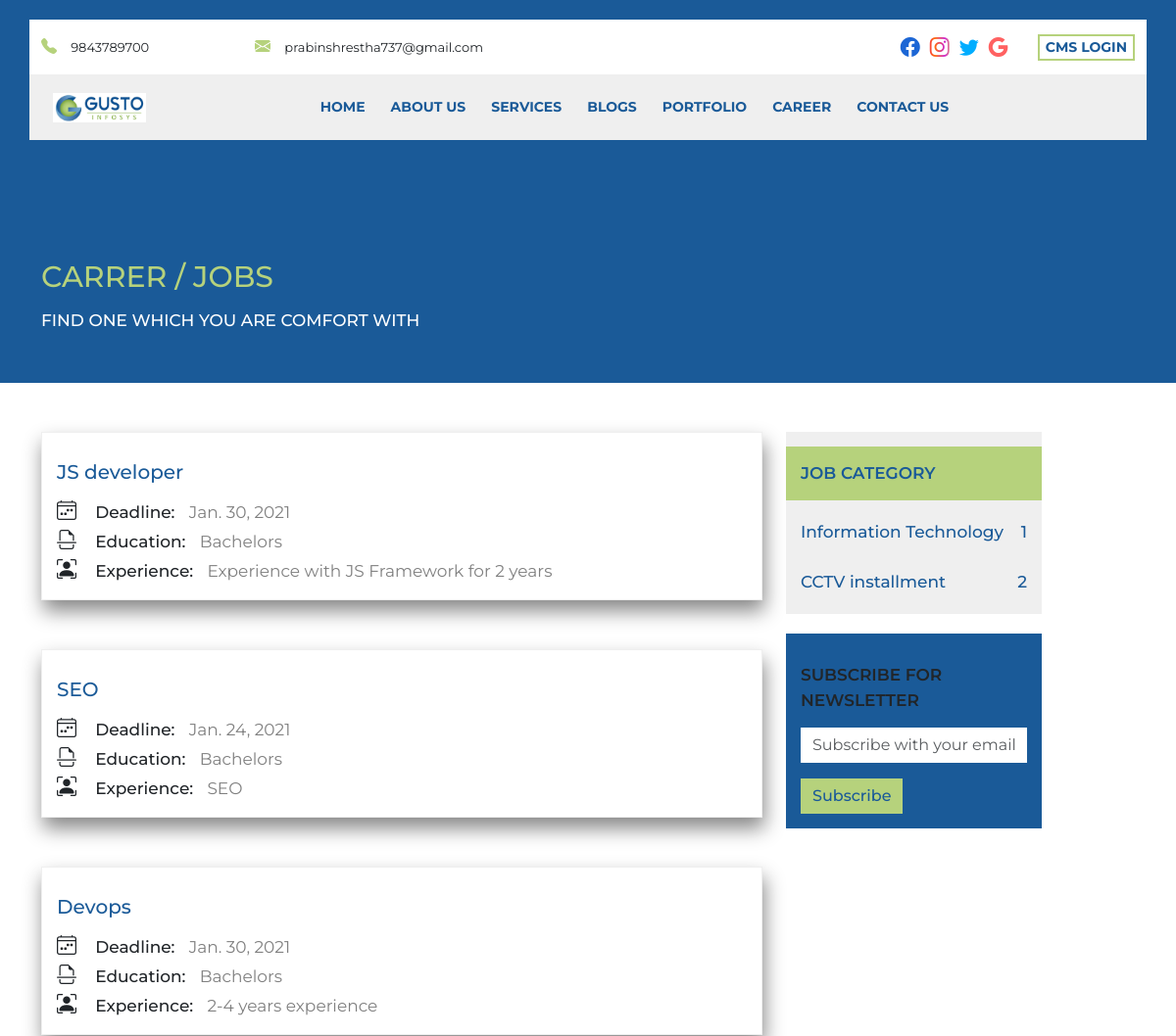
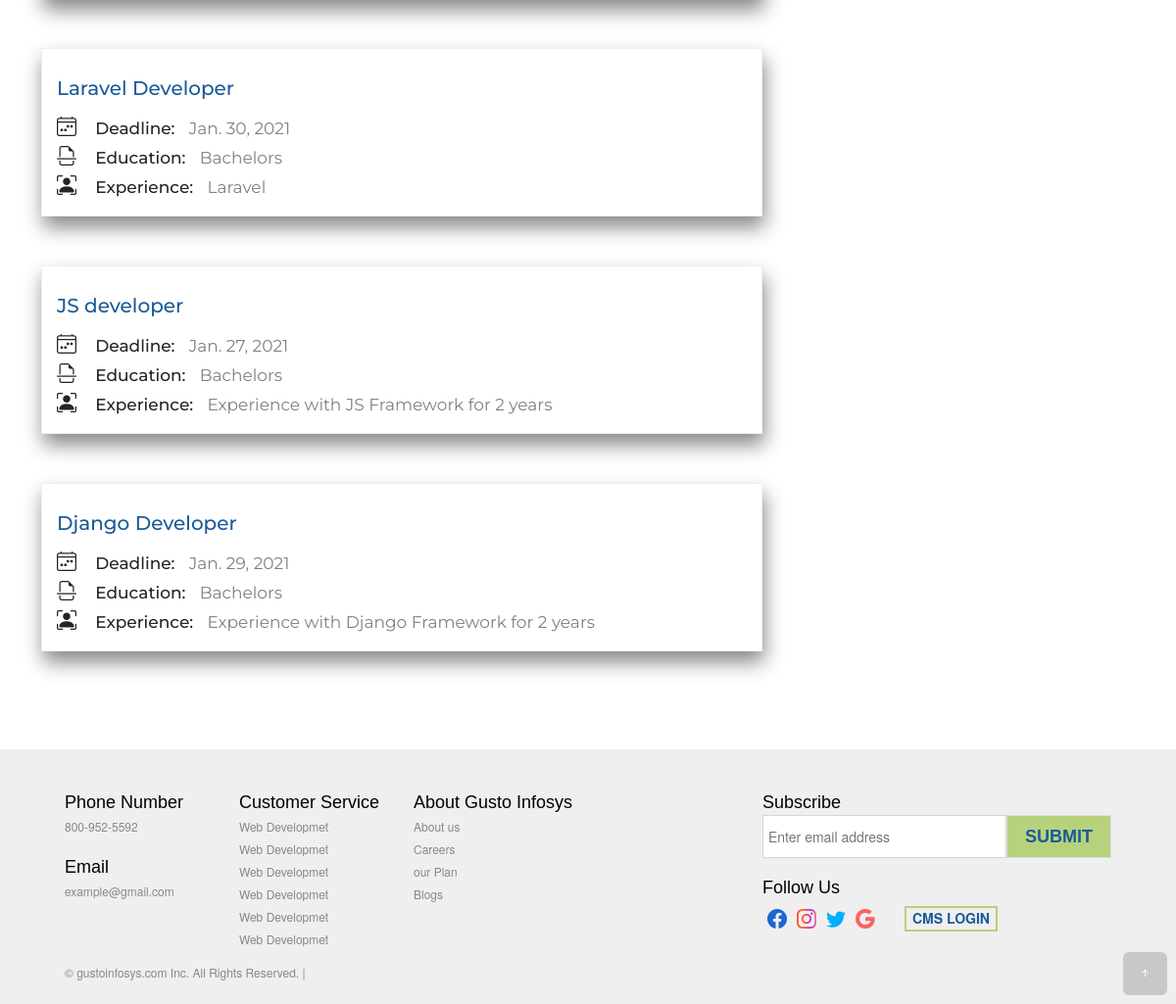
The app's page /career, older data (2 pictures, top to bottom).
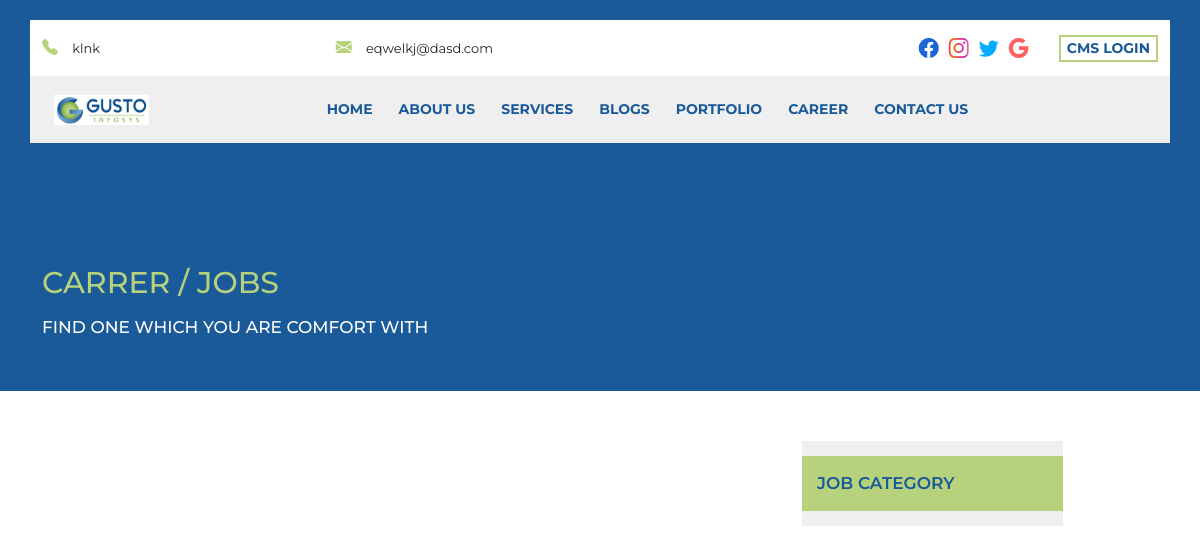
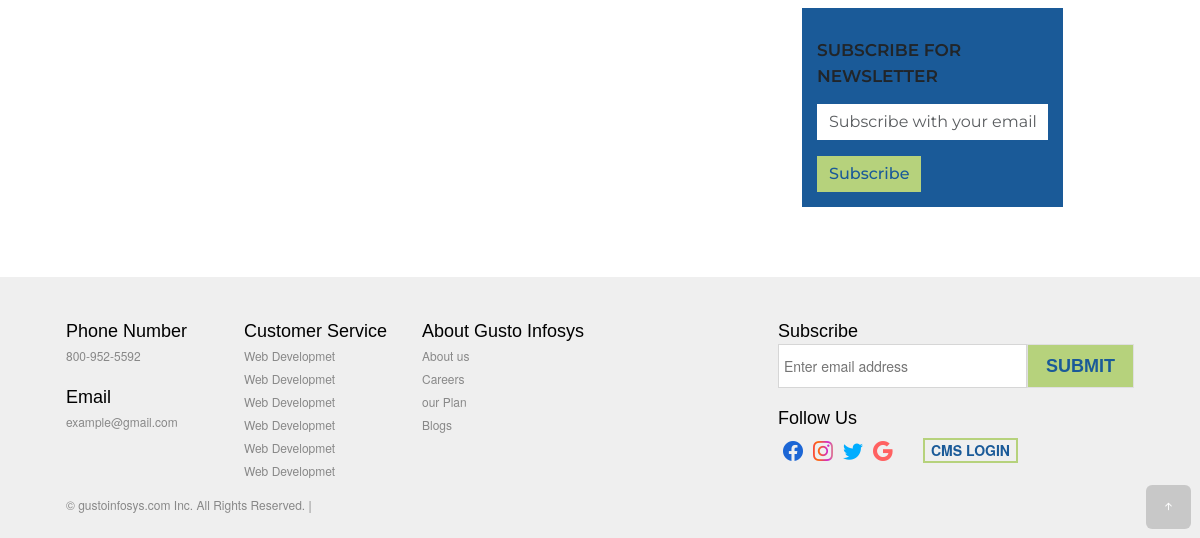
The same page, newer data (2 pictures, top to bottom).
### myapp/models.py (models this page shows, shortened)
class CompanyInfo(models.Model):
    email = models.EmailField(max_length=254)
    phone = models.CharField(max_length=15)
    location = models.CharField(max_length=50, default="Sallaghari")
    facebook = models.CharField(max_length=150)
    twitter = models.CharField(max_length=150)
    instagram = models.CharField(max_length=150)
    google = models.CharField(max_length=50)

class Career(models.Model):
    category = models.ForeignKey(CareerCategory, on_delete=models.CASCADE)
    title = models.CharField(max_length=100)
    deadline = models.DateField()
    education = models.CharField(max_length=450)
    experience = models.CharField(max_length=250)

class CareerCategory(models.Model):
    category = models.CharField(max_length=150)

### myapp/views.py (the view)
# urls.py: path('career', views.career, name="career"),
def career(request):
    career = None
    categories = CareerCategory.objects.all()
    categories_count = CareerCategory.objects.all().count()
    info = CompanyInfo.objects.latest('id')
    category_id = request.GET.get('category')
    print(category_id)
    if category_id:
        career = Career.get_all_careers_by_categoryid(category_id)
    else:
        career = Career.objects.all()[::-1]
    data = {}
    data['infos'] = info
    data['careers'] = career
    data['categories'] = categories
    data['count'] = categories_count
    return render(request, 'carrer.html', data)

### templates/carrer.html (shortened to what the changed rows need)
<!DOCTYPE html>
{% load static %}
<html lang="en">
<head>
    <link rel="stylesheet" href="{% static 'node_modules\bootstrap\dist\css\bootstrap.min.css'%}">
    <link rel="stylesheet" href="{% static 'node_modules\bootstrap-icons\font\bootstrap-icons.css'%}">
    <link rel="stylesheet" href="{% static 'owlcarousel\dist\assets\owl.carousel.min.css'%}">
    <link rel="stylesheet" href="{% static 'owlcarousel\dist\assets\owl.theme.default.css'%}">
    <link rel="stylesheet" href="{% static 'node_modules\aos\dist\aos.css'%}"/>
    <link rel="stylesheet" href="{% static 'css\main.css'%}">
    <link rel="stylesheet" href="{% static 'css/carrer.css'%}">
</head>
<body >
<div class="postion-relative ">
  <section class="header" data-aos="fade-down">
    <div class="container bg-white">
      <div class="row py-2">
        <div class="col-md-5  header_contact">
          <div class="header_contact_phone">
            <i class="bi bi-telephone-fill "></i>
            <span>{{infos.phone}}</span>
          </div>
          <div class="header_contact_email">
            <i class="bi bi-envelope-fill "></i>
            <span>{{infos.email}}</span>
          </div>
        </div>
      </div>
    </div>
  </section>
</div>
<section class="service">
  <div class="container">
    <div class="row">
      <div class="col-lg-8 col-md-8 ">
        <div class="row">
          <div class="fol-md-12">
            {% for career in careers %}
            <div class="carrer_box" data-aos="fade-up">
              <div class="carrer_info" onclick="location.href='{% url 'careerview' career.id %}'">
                <p class="carrer_info_head">{{career.title}}</p>
                <p class="carrer_info_deadline">
                  <i class="bi bi-calendar4-week"></i>
                  <span class="req_head text-capitalize">Deadline:</span>
                  <span class="req_info">{{career.deadline}}</span>
                <p class="carrer_info_edu">
                  <i class="bi bi-file-earmark-break"></i>
                  <span class="req_head text-capitalize">Education:</span>
                  <span class="req_info">{{career.education}}</span>
                </p>
                <p class="carrer_info_exp">
                  <i class="bi bi-person-bounding-box"></i>
                  <span class="req_head text-capitalize">Experience:</span>
                  <span class="req_info">{{career.experience}}</span>
                </p>
              </div>
            </div>
            {% endfor %}
          </div>
        </div>
      </div>
      <div class="col-lg-3 col-md-4">
        <div class="out_cata" data-aos="fade-down">
          {% for category in categories %}
          <ul>
            <li><a href="?category={{category.id}}"><sapn>{{category.category}}</sapn> <sapn>{{category.id}}</sapn></a></li>
          </ul>
          {% endfor %}
        </div>
      </div>
    </div>
  </div>
</section>
</body>
</html>

Row changes from the older to the newer data that the page shows:
removed Career: title "JS developer", deadline "Jan. 30, 2021", education "Bachelors", experience "Experience with JS Framework for 2 years"
removed Career: title "SEO", deadline "Jan. 24, 2021", education "Bachelors", experience "SEO"
removed Career: title "Devops", deadline "Jan. 30, 2021", education "Bachelors", experience "2-4 years experience"
removed Career: title "Laravel Developer", deadline "Jan. 30, 2021", education "Bachelors", experience "Laravel"
removed Career: title "JS developer", deadline "Jan. 27, 2021", education "Bachelors", experience "Experience with JS Framework for 2 years"
removed Career: title "Django Developer", deadline "Jan. 29, 2021", education "Bachelors", experience "Experience with Django Framework for 2 years"
removed CareerCategory: category "Information Technology", id "1"
removed CareerCategory: category "CCTV installment", id "2"
changed CompanyInfo: phone "9843789700" → "klnk"; email "prabinshrestha737@gmail.com" → "eqwelkj@dasd.com"
